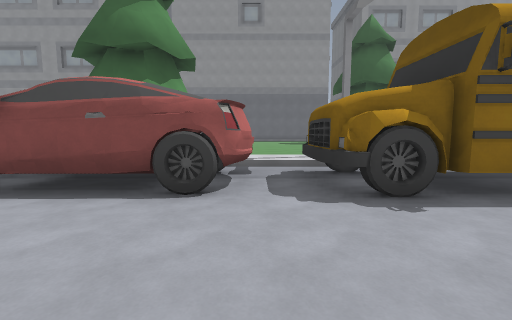
View 1 (above)

24 first-person views from a walk through a Godot game level. The camera is 1.5 m above the floor, tilts 6° down and sees 90° across. The floor is counted in squares, 2 m on a side. Each view is taken from the middle of a square. On the plan, view 1 faces up. The plan holds only what a view shows up to about 9 squares ahead; the rest is blank. The place goes on beyond the plan.

View 2
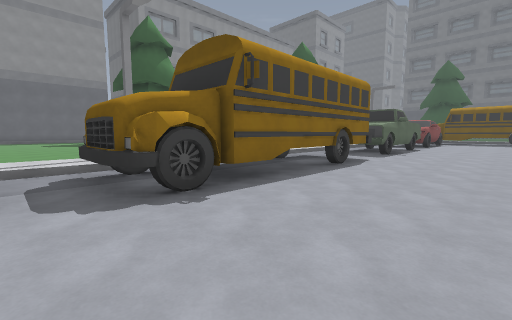

View 3
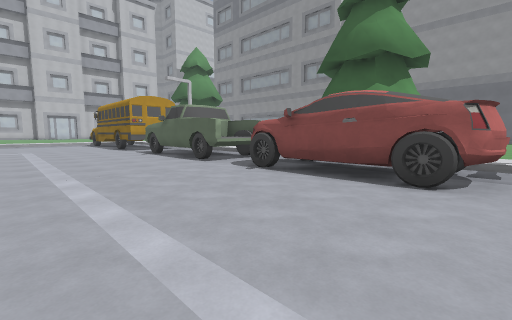

View 4
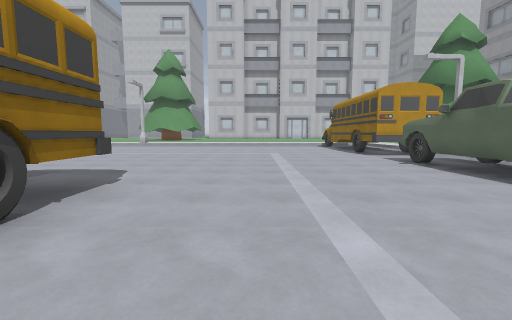

View 5
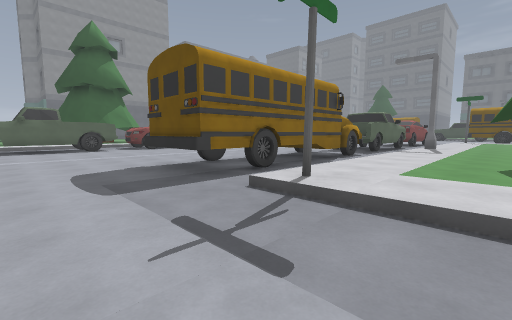

View 6
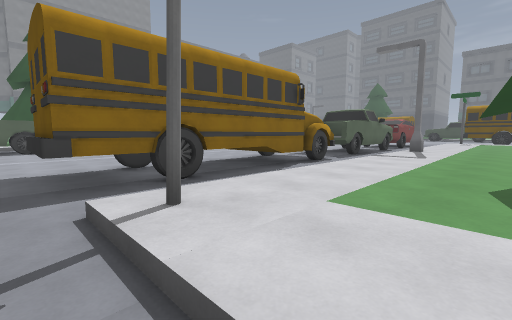

View 7
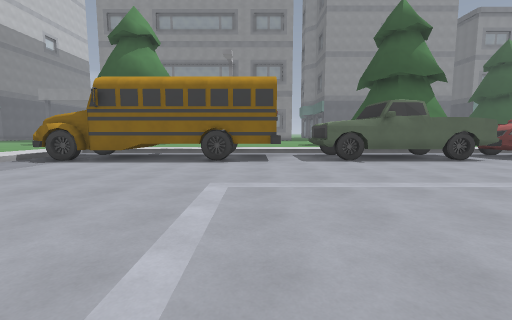

View 8
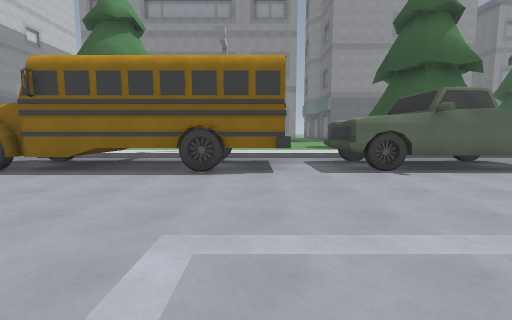

View 9
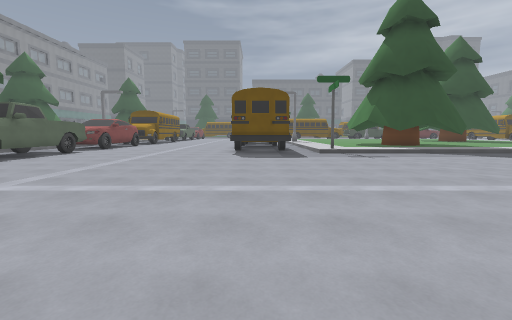

View 10
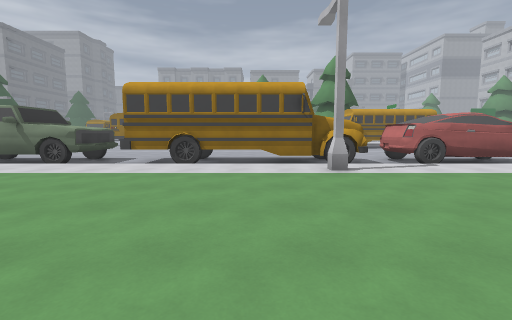

View 11
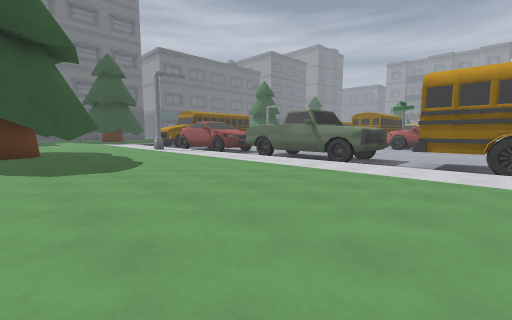

View 12
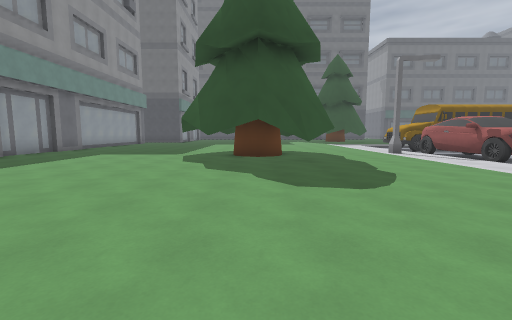

View 13
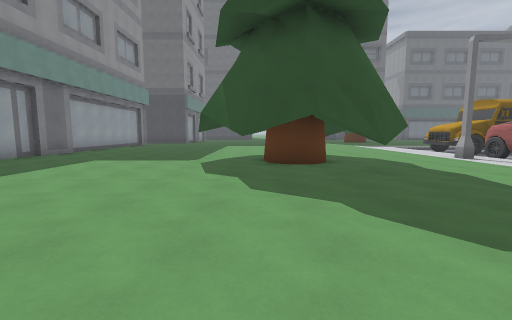

View 14
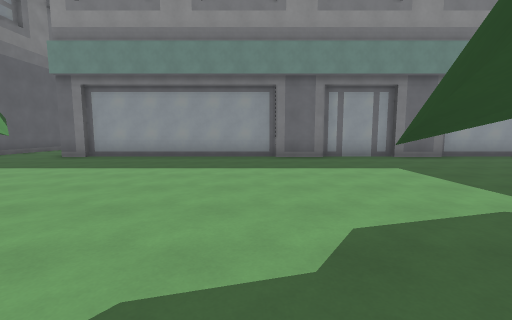

View 15
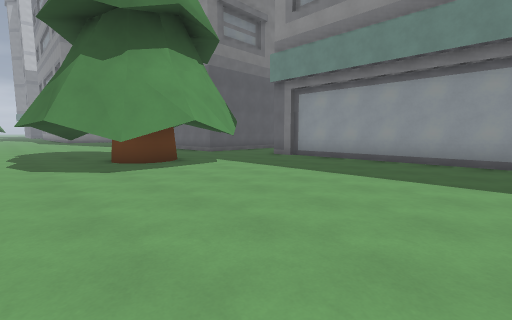

View 16
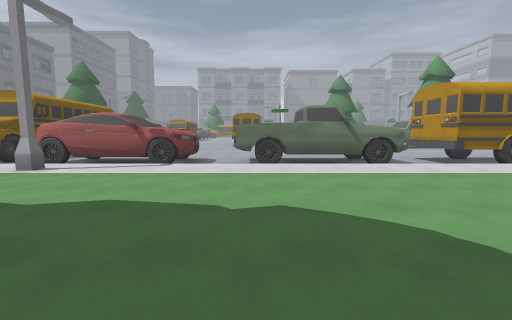

View 17
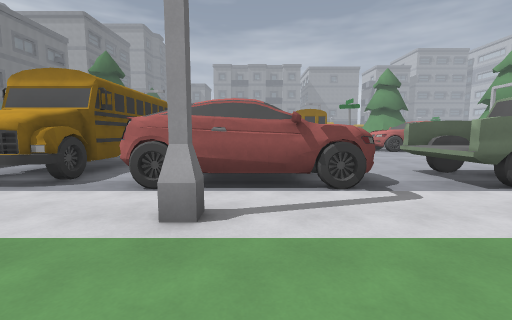

View 18
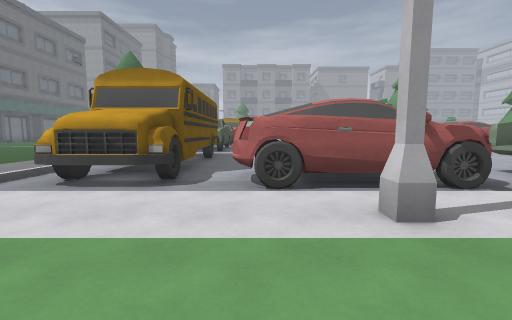

View 19
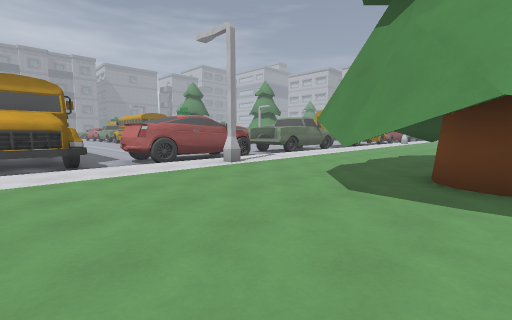

View 20
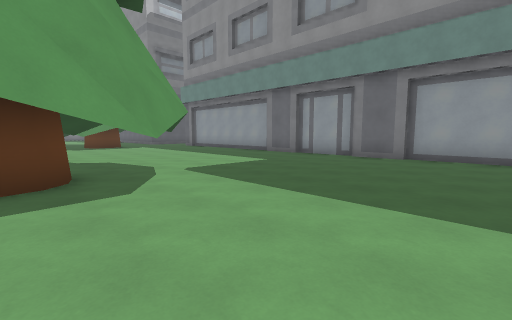

View 21
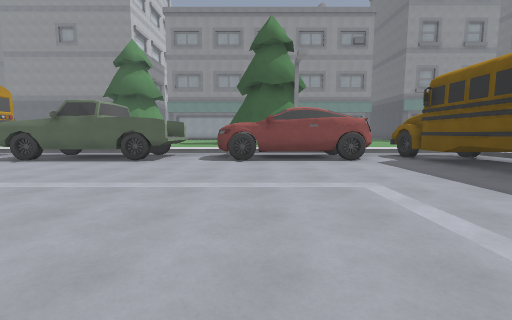

View 22
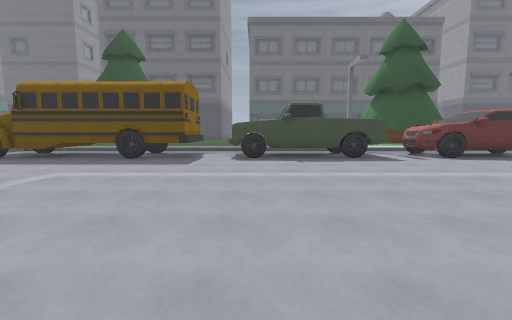

View 23
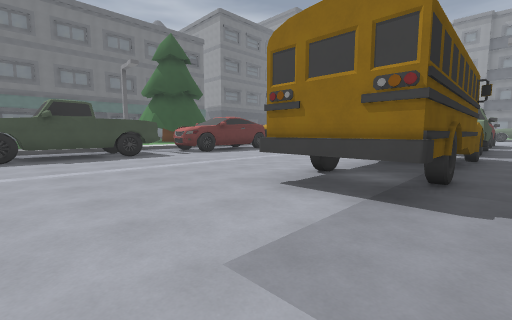

View 24
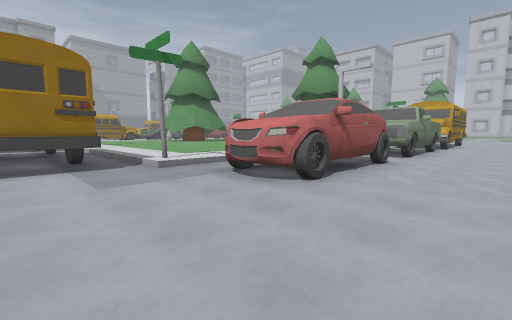

### Floor plan
Key: @ floor where view 1 was taken; # wall or solid block; x gap in a wall; . main floor; : floor 0.25 m higher than the main floor; T tree; B bus; R truck; S sign; U building.
Columns run from 17 left of view 1 to 22 right of it. Each row starts with its distance up from view 1.
 22                       U
 21                       #::###############
 20                        :::::::::##::##::
 19                         ::::::::::::::::
 18                         T:::::::::::::::
 17                         ::T:::::::::::::
 16                         T:::::::::::::::
 15                      :T:T:T:::::::::::::
 14                     ::T:::T:::::::T:::::
 13                     ::::::::::::T:::T:::
 12                  ::  : ::::::::::T::::::
 11                  :::::::::::::::T:T:T:::
 10              T   :::::::::::::::T:::T:::
  9            T T   :::::::::::::::::::::::
  8            T     :::::::::::::::::::::::
  7  ::  :::        :::#:::::::::::::::#::::
  6 ::::::::: :::  :::::::::::::::::::::::::
  5 BB  BB.RRRRR.####.BBBBBBB.RRRRR..####.BB
  4  BB BB.RRRRR.## #xBBB  BB.RRRRR.## ##.BB
  3 BBBBBB.RRRRR.####.BBBBBBB.RRRRR..####.BB
  2 ......................................BB
  1 ......................................B
  0  ................@....................B
 -1   ................ ...................B
 -2   ............      ..................BB
 -3   .........BB       RRR...............R
 -4  ..........B  BB     RR.#####.........RR
 -5   .........BBBBBBBRR       ##.........RR
 -6   ..................       ...........R
 -7     .......S::::::::#:    ::S.BB......R
 -8      ......::::::::::::   :::.BB......R
 -9       .....:::T::::::::   :::.BB.......#
-10        .... T   T          ::.B ......##

Positions as (right, up) in squares from view 1, and headings:
1: (0, 0), facing up
2: (0, 0), facing up-right
3: (0, -1), facing up-left
4: (-3, -1), facing left
5: (-9, -9), facing up-right
6: (-7, -9), facing up-right
7: (-12, -4), facing up
8: (-12, -2), facing up
9: (-16, -4), facing right
10: (4, 12), facing down
11: (6, 12), facing down-right
12: (8, 12), facing right
13: (10, 13), facing right
14: (14, 12), facing up
15: (14, 13), facing up-left
16: (13, 12), facing down
17: (17, 9), facing down
18: (19, 9), facing down
19: (22, 12), facing down-left
20: (22, 12), facing up-left
21: (16, -4), facing up
22: (13, -4), facing right
23: (12, -4), facing down-right
24: (14, -1), facing down-left
